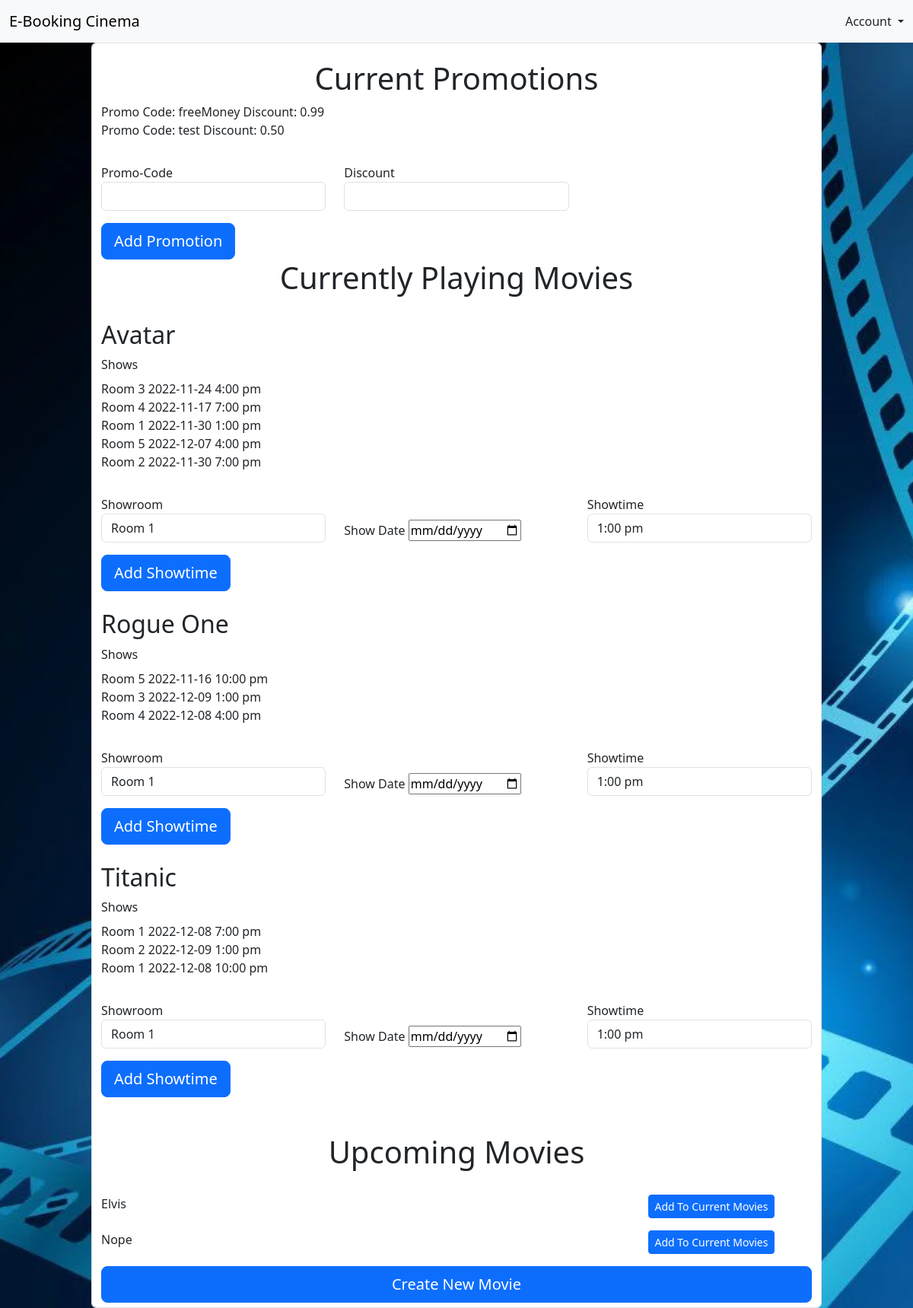
Page /pages/admin_home.php on the committed database.
### tables this page shows
CREATE TABLE `promotions_table` (
  `idPromotions` int(11) NOT NULL,
  `code` varchar(45) NOT NULL,
  `discount` decimal(2,2) NOT NULL
);

CREATE TABLE `movies_table` (
  `idMovie` int(11) NOT NULL,
  `title` varchar(45) NOT NULL,
  `cast` varchar(200) DEFAULT NULL,
  `director` varchar(45) DEFAULT NULL,
  `producer` varchar(45) DEFAULT NULL,
  `genre` varchar(45) DEFAULT NULL,
  `synopsis` varchar(500) DEFAULT NULL,
  `trailerPicture` varchar(500) DEFAULT NULL,
  `trailerVideo` varchar(45) DEFAULT NULL,
  `filmRating` varchar(45) DEFAULT NULL,
  `categoryID` int(11) NOT NULL,
  `isCurrentlyPlaying` tinyint(4) NOT NULL DEFAULT 0
);

CREATE TABLE `show_table` (
  `idShow` int(11) NOT NULL,
  `date` date NOT NULL,
  `movieID` int(11) NOT NULL,
  `showroomID` int(11) NOT NULL,
  `showtimeID` int(11) NOT NULL
);

### pages/admin_home.php (the view, shortened to what this page needs)
<?php
  $mysqli = require __DIR__ . "/database.php";
    $sql = "SELECT * FROM `movies_table` WHERE isCurrentlyPlaying = 1";
        $result = $mysqli->query($sql);
        $currentMovies = $result->fetch_all(MYSQLI_ASSOC);
    $sql = "SELECT * FROM `movies_table` WHERE isCurrentlyPlaying = 0";
        $result = $mysqli->query($sql);
        $upcomingMovies = $result->fetch_all(MYSQLI_ASSOC);
    $sql = "SELECT * FROM `show_table`";
        $result = $mysqli->query($sql);
        $shows = $result->fetch_all(MYSQLI_ASSOC);
    $sql = "SELECT * FROM `showroom_table`";
        $result = $mysqli->query($sql);
        $showRooms = $result->fetch_all(MYSQLI_ASSOC);
        $roomNames = array_column($showRooms, "name", "idRoom");
    $sql = "SELECT * FROM `showtime_table`";
        $result = $mysqli->query($sql);
        $showTimes = $result->fetch_all(MYSQLI_ASSOC);
        $showTimeArr = array_column($showTimes, "showtime", "idShowtime");
    $sql = "SELECT * FROM `promotions_table`";
        $result = $mysqli->query($sql);
        $promotions = $result->fetch_all(MYSQLI_ASSOC);
?>
<!DOCTYPE html>
<html>
<head>
<link href="../node_modules/bootstrap/dist/css/bootstrap.min.css" rel="stylesheet">
<link href="../css/signin.css" rel="stylesheet">
<link href="../css/form-validation.css" rel="stylesheet">
<link href="../css/homepage.css" rel="stylesheet"> <!Only needed for background>
</head>
<body id="bg">
  <nav class="navbar navbar-expand-lg navbar-light bg-light">
    <div class="container-fluid">
        <a class="navbar-brand" href="admin_home.php">E-Booking Cinema</a>
        <div class="collapse navbar-collapse" id="navbarNavDropdown">
            <div class="d-flex ms-auto order-5">
                <div class="nav-item dropdown justify-content-end">
                    <a class="nav-link dropdown-toggle" href="#" id="navbarDropdownMenuLink" role="button"
                        data-bs-toggle="dropdown" aria-expanded="false">
                        Account
                    </a>
                </div>
            </div>
        </div>
    </div>
</nav>
<div class="container form-control form-block">
	<div class="center my-3 gy-3">
    <div class="center text-center">
        <h1>Current Promotions</h1>
    </div>
        <?php foreach($promotions as $promo) {
            echo "Promo Code: ";
            echo $promo["code"];
            echo "\tDiscount: ";
            echo $promo["discount"];
            ?>
            <br> <?php } ?>
        <form action="process_new_promo.php" method="POST">
            <div class="row my-3 gy-3">
                <div class="col-md-4">
                    <label for="promo">Promo-Code</label>
                    <input type="text" class="form-control" id="promocode" name="promocode" required>
                </div>
                <div class="col-md-4">
                    <label for="promo">Discount</label>
                    <input type="text" class="form-control" id="discount" name="discount" required>
                </div>
            </div>
            <button class="w-20 btn btn-lg btn-primary" type="submit">Add Promotion</button><br>
        </form>
    <div class="center text-center">
	    <h1>Currently Playing Movies</h1><br>
    </div>
        <?php foreach($currentMovies as $rowMovie) { ?>
                <?php
                    $movieTitle = $rowMovie["title"];
                ?>
                <h2> <?php echo $movieTitle ?> </h2>
                <label for="cc_number" class="form-label"> Shows </label>
                    <?php foreach($shows as $rowShow) {   ?>
                        <?php
                            if( $rowShow["movieID"] == $rowMovie["idMovie"] ) {
                                echo $roomNames[$rowShow["showroomID"]];
                                echo $rowShow["date"];
                                echo $showTimeArr[$rowShow["showtimeID"]];
                                ?>
                                <?php
                            }
                        ?>
                    <?php } ?>
                    <form name="addShow" method="POST">
                        <div class="row my-3 gy-3">
                            <div class="col-md-4">
                                <label for="promo">Showroom</label>
                                    <select class="form-control" id="showRoom", name="showRoom">
                                    <?php foreach($showRooms as $room) {   ?>
                                        <option> <?php echo $room["name"]; ?> </option>
                                    <?php } ?>
                                    </select>
                            </div>
                            <div class="col-md-4 gy-5 center">
                                <label for="promo">Show Date</label>
                                <input type="date" id="showdate" name="showdate" required>
                            </div>
                            <div class="col-md-4">
                                <label for="promo">Showtime</label>
                                    <select class="form-control" id="showtime", name="showtime">
                                    <?php foreach($showTimes as $time) {   ?>
                                        <option> <?php echo $time["showtime"]; ?> </option>
                                    <?php } ?>
                                    </select>
                            </div>
                        </div>
                        <button class="w-20 btn btn-lg btn-primary" type="submit">Add Showtime</button><br>
                    </form>
        <?php }  ?>
        <div class="center text-center">
            <br><h1>Upcoming Movies</h1>
        </div>
        <div class="row my-3 gy-3">
            <?php foreach($upcomingMovies as $rowMovie) { ?>
                <?php $movieTitle = $rowMovie["title"];  ?>
                <div class="col-md-9">
                    <?php echo $movieTitle ?>
                </div>
            <div class="col-md-3">
                <form action="process_add_current_movie.php" method="POST">
                    <button class="w-20 btn btn-sm btn-primary" type="submit">Add To Current Movies</button>
                </form>
            </div>
            <br>
                <?php } ?>
            </div>
        </div>
    <button class="col-md-12 btn btn-lg btn-primary" type="submit" onclick="window.location.href = 'add_movie.php';">Create New Movie</button><br>
</div>
</body>
</html>

### css/signin.css (style rules this page uses)
html, body { height: 100%; }
body { align-items: center; padding-bottom: 40px; background-color: #f5f5f5; }

### css/form-validation.css (style rules this page uses)
.container { max-width: 960px; }
.form-block { margin-left: auto; margin-right: auto; margin-top: auto; margin-bottom: auto; height: auto; width: auto; background-color: #ffffff; }

### css/homepage.css (style rules this page uses)
#bg { background-image: url("../MVC_Pages/Controller/Assets/wallpaper.jpg"); height: 100%; background-position: center; background-size: cover; background-repeat: repeat-y; }

### rows in the picture
promotions_table: code "freeMoney", discount "0.99"
promotions_table: code "test", discount "0.50"
movies_table: title "Avatar"
show_table: showroomID "Room 3", date "2022-11-24", showtimeID "4:00 pm"
show_table: showroomID "Room 4", date "2022-11-17", showtimeID "7:00 pm"
show_table: showroomID "Room 1", date "2022-11-30", showtimeID "1:00 pm"
show_table: showroomID "Room 5", date "2022-12-07", showtimeID "4:00 pm"
show_table: showroomID "Room 2", date "2022-11-30", showtimeID "7:00 pm"
movies_table: title "Rogue One"
show_table: showroomID "Room 5", date "2022-11-16", showtimeID "10:00 pm"
show_table: showroomID "Room 3", date "2022-12-09", showtimeID "1:00 pm"
show_table: showroomID "Room 4", date "2022-12-08", showtimeID "4:00 pm"
movies_table: title "Titanic"
show_table: showroomID "Room 1", date "2022-12-08", showtimeID "7:00 pm"
show_table: showroomID "Room 2", date "2022-12-09", showtimeID "1:00 pm"
show_table: showroomID "Room 1", date "2022-12-08", showtimeID "10:00 pm"
movies_table: title "Elvis"
movies_table: title "Nope"

### other values in the picture
form field showRoom "Room 1"
form field showtime "1:00 pm"
